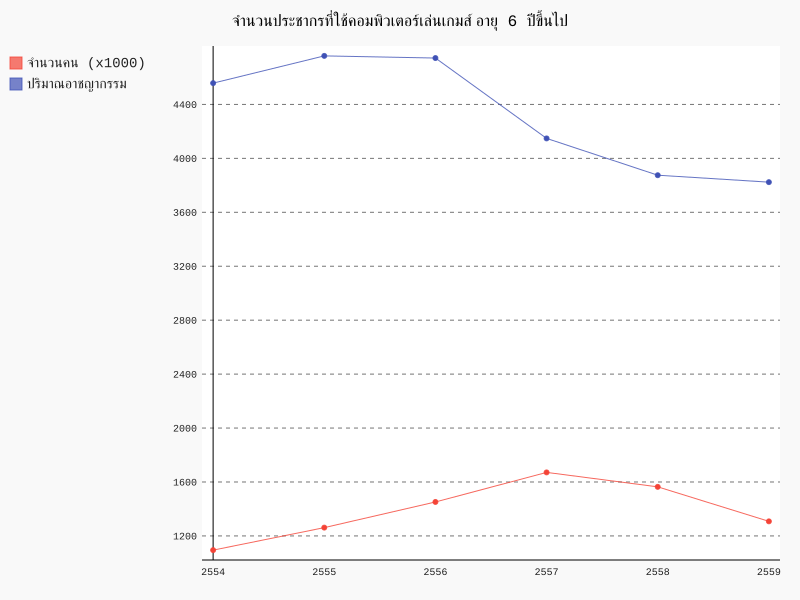

Write the Python code that produced this figure.
import pygal
line_chart = pygal.Line()
line_chart.title = 'จำนวนประชากรที่ใช้คอมพิวเตอร์เล่นเกมส์ อายุ 6 ปีขึ้นไป'
line_chart.x_labels = map(str, range(2554, 2560))
line_chart.add('จำนวนคน (x1000)', [1094.7691, 1261.6037, 1451.9303, 1671.1252, 1563.9080, 1308.1442])
line_chart.add('ปริมาณอาชญากรรม', [4558, 4760, 4744, 4148, 3875, 3823.6])
line_chart.render_to_png('play.png')
